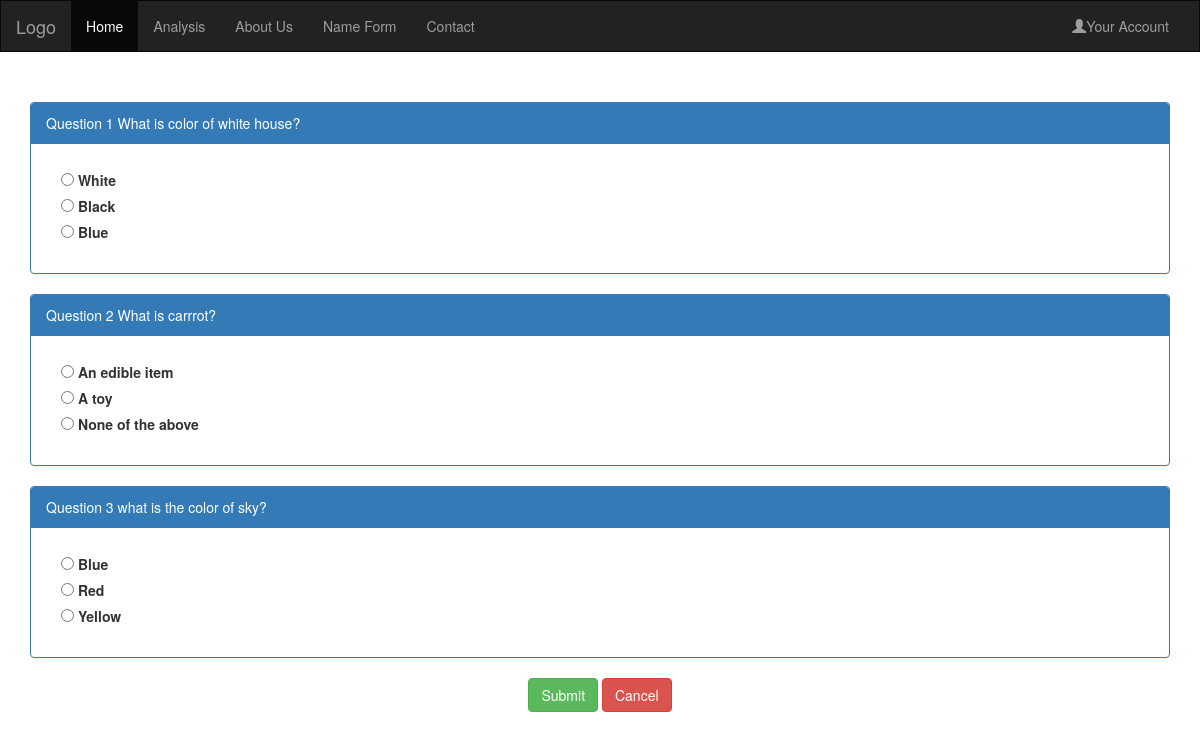
Screenshot of /questions/ with the database file from the repository.
### questions/models.py (models this page shows, shortened)
class Question(models.Model):
    question_text = models.CharField(max_length=200)
    pub_date = models.DateTimeField('date published')
    def was_published_recently(self):
        return self.pub_date >= timezone.now() - datetime.timedelta(days=1)
    was_published_recently.admin_order_field = 'pub_date'
    was_published_recently.boolean = True
    was_published_recently.short_description = 'Published recently?'

class Choice(models.Model):
    question = models.ForeignKey(Question, on_delete=models.CASCADE)
    choice_text = models.CharField(max_length=200)
    is_answer = models.BooleanField(default=False)

### questions/views.py (the view)
def index(request):
    latest_question_list = Question.objects.order_by('-pub_date')[:5]
    template = loader.get_template('questions/index.html')
    context = {
        'latest_question_list': latest_question_list,
    }
    return HttpResponse(template.render(context, request))

### questions/templates/questions/index.html (shortened to what this page needs)
<!DOCTYPE html>
<html lang="en">
<head>
  <link rel="stylesheet" href="http://maxcdn.bootstrapcdn.com/bootstrap/3.3.6/css/bootstrap.min.css">
</head>
<body>
<nav class="navbar navbar-inverse">
  <div class="container-fluid">
    <div class="navbar-header">
      <a class="navbar-brand" href="#">Logo</a>
    </div>
    <div class="collapse navbar-collapse" id="myNavbar">
      <ul class="nav navbar-nav">
        <li class="active"><a href="{% url 'questions:index'%}">Home</a></li>
          <li><a href="{% url 'questions:line'%}">Analysis</a></li>
          <li><a href="{% url 'questions:about_us'%}">About Us</a></li>
          <li><a href="{% url 'questions:get_name'%}">Name Form</a></li>
        <li><a href="#">Contact</a></li>
      </ul>
      <ul class="nav navbar-nav navbar-right">
        <li><a href="#"><span class="glyphicon glyphicon-user"></span>Your Account</a></li>
      </ul>
    </div>
  </div>
</nav>
<div class="container">
  <div class="row">
       <form action="{% url 'questions:handle_submission'%}" method="post">
       {% for question in latest_question_list %}
        <div class="col-sm-12">
          <div class="panel panel-primary">
            <div class="panel-heading">Question {{ forloop.counter }} {{ question.question_text }}</div>
            <div class="panel-body"><div class="panel-heading">
                    {% for choice in question.choice_set.all %}
                        <input type="radio" name="choice{{forloop.counter}}" id="choice{{ forloop.counter }}" value="{{ choice.id }}" />
                        <label for="choice{{ forloop.counter }}">{{ choice.choice_text }}</label><br />
                    {% endfor %}
            </div>
          </div>
          </div>
        </div>
      {% endfor %}
      <center>
          <input type="submit" class="btn btn-success" value="Submit">
          <button type="button" class="btn btn-danger">Cancel</button>
      </center>
     </form>
  </div>
</div><br>
</body>
</html>

### questions/templates/questions/index.html (style rules this page uses)
.navbar { margin-bottom: 50px; border-radius: 0; }

### rows the page displays
Question: question_text "What is color of white house?"
Choice: choice_text "White"
Choice: choice_text "Black"
Choice: choice_text "Blue"
Question: question_text "What is carrrot?"
Choice: choice_text "An edible item"
Choice: choice_text "A toy"
Choice: choice_text "None of the above"
Question: question_text "what is the color of sky?"
Choice: choice_text "Blue"
Choice: choice_text "Red"
Choice: choice_text "Yellow"
